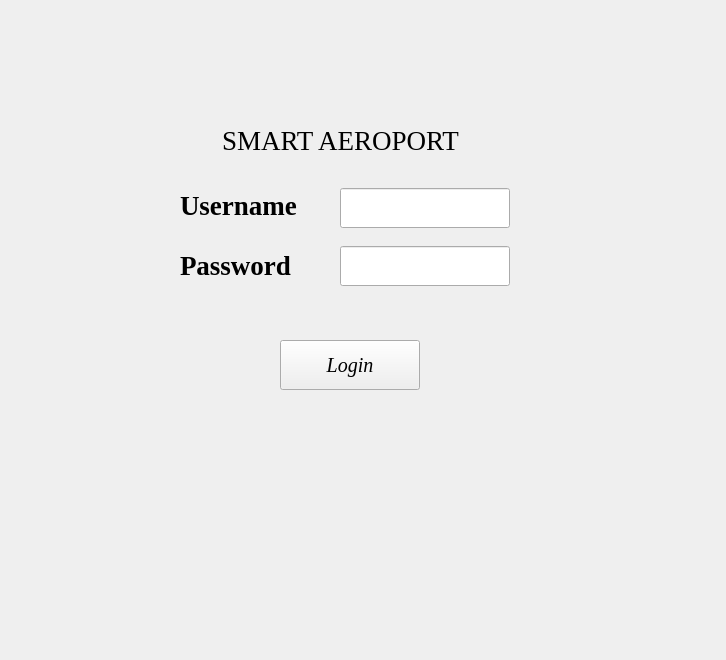
    <widget class="QWidget" name="page">
     <widget class="QLabel" name="label_username">
      <property name="geometry">
       <rect>
        <x>180</x>
        <y>190</y>
        <width>160</width>
        <height>30</height>
       </rect>
      </property>
      <property name="font">
       <font>
        <family>Times New Roman</family>
        <pointsize>20</pointsize>
        <weight>75</weight>
        <bold>true</bold>
       </font>
      </property>
      <property name="text">
       <string>Username</string>
      </property>
     </widget>
     <widget class="QLabel" name="label_password">
      <property name="geometry">
       <rect>
        <x>180</x>
        <y>250</y>
        <width>150</width>
        <height>30</height>
       </rect>
      </property>
      <property name="font">
       <font>
        <family>Times New Roman</family>
        <pointsize>20</pointsize>
        <weight>75</weight>
        <bold>true</bold>
       </font>
      </property>
      <property name="text">
       <string>Password</string>
      </property>
     </widget>
     <widget class="QLineEdit" name="lineEdit_username">
      <property name="geometry">
       <rect>
        <x>340</x>
        <y>188</y>
        <width>170</width>
        <height>40</height>
       </rect>
      </property>
      <property name="font">
       <font>
        <pointsize>15</pointsize>
       </font>
      </property>
     </widget>
     <widget class="QLineEdit" name="lineEdit_password">
      <property name="geometry">
       <rect>
        <x>340</x>
        <y>246</y>
        <width>170</width>
        <height>40</height>
       </rect>
      </property>
      <property name="font">
       <font>
        <pointsize>15</pointsize>
       </font>
      </property>
      <property name="echoMode">
       <enum>QLineEdit::Password</enum>
      </property>
     </widget>
     <widget class="QPushButton" name="pushButton_login">
      <property name="geometry">
       <rect>
        <x>280</x>
        <y>340</y>
        <width>140</width>
        <height>50</height>
       </rect>
      </property>
      <property name="font">
       <font>
        <family>Times New Roman</family>
        <pointsize>15</pointsize>
        <italic>true</italic>
       </font>
      </property>
      <property name="cursor">
       <cursorShape>PointingHandCursor</cursorShape>
      </property>
      <property name="text">
       <string>Login</string>
      </property>
     </widget>
     <widget class="QLabel" name="label_photo_Login">
      <property name="geometry">
       <rect>
        <x>6</x>
        <y>-67</y>
        <width>711</width>
        <height>651</height>
       </rect>
      </property>
      <property name="text">
       <string/>
      </property>
      <property name="pixmap">
       <pixmap>photo_Login_Qt.jpg</pixmap>
      </property>
     </widget>
     <widget class="QLabel" name="label">
      <property name="geometry">
       <rect>
        <x>222</x>
        <y>120</y>
        <width>251</width>
        <height>40</height>
       </rect>
      </property>
      <property name="font">
       <font>
        <family>Times New Roman</family>
        <pointsize>20</pointsize>
        <weight>50</weight>
        <bold>false</bold>
        <underline>false</underline>
       </font>
      </property>
      <property name="text">
       <string>SMART AEROPORT</string>
      </property>
      <property name="textFormat">
       <enum>Qt::AutoText</enum>
      </property>
     </widget>
     <zorder>label_photo_Login</zorder>
     <zorder>label_username</zorder>
     <zorder>label_password</zorder>
     <zorder>lineEdit_username</zorder>
     <zorder>lineEdit_password</zorder>
     <zorder>pushButton_login</zorder>
     <zorder>label</zorder>
    </widget>
